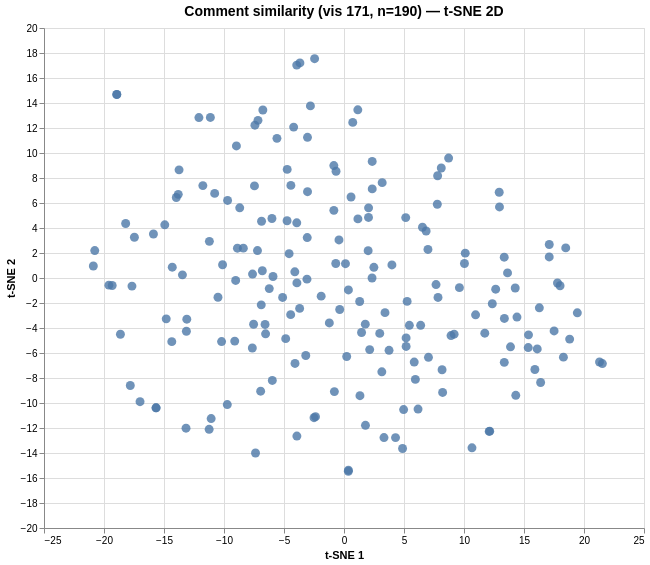

Vega-Lite specification for this chart:
### Vega specification from a JSON file in a GitHub repository (floating-point values rounded to 4 significant figures; data arrays with more than 128 entries replaced by an {"elided": "..."} marker saying what was removed)
{"$schema": "https://vega.github.io/schema/vega/v6.json", "data": [{"name": "param_1e9efca18e7a2868_store"}, {"name": "source_0", "values": {"elided": "190 records"}}, {"name": "source_0_x_domain_dim_1", "values": [{"min": -20.89, "max": 21.53}]}, {"name": "source_0_y_domain_dim_2", "values": [{"min": -15.47, "max": 17.54}]}], "signals": [{"name": "unit", "value": {}, "on": [{"events": "pointermove", "update": "isTuple(group()) ? group() : unit"}]}, {"name": "param_1e9efca18e7a2868", "update": "vlSelectionResolve(\"param_1e9efca18e7a2868_store\", \"union\")"}, {"name": "param_1e9efca18e7a2868_dim_1", "on": [{"events": [{"source": "view", "type": "dblclick"}], "update": "null"}, {"events": {"signal": "param_1e9efca18e7a2868_translate_delta"}, "update": "panLinear(param_1e9efca18e7a2868_translate_anchor.extent_x, -param_1e9efca18e7a2868_translate_delta.x / width)"}, {"events": {"signal": "param_1e9efca18e7a2868_zoom_delta"}, "update": "zoomLinear(domain(\"x\"), param_1e9efca18e7a2868_zoom_anchor.x, param_1e9efca18e7a2868_zoom_delta)"}]}, {"name": "param_1e9efca18e7a2868_dim_2", "on": [{"events": [{"source": "view", "type": "dblclick"}], "update": "null"}, {"events": {"signal": "param_1e9efca18e7a2868_translate_delta"}, "update": "panLinear(param_1e9efca18e7a2868_translate_anchor.extent_y, param_1e9efca18e7a2868_translate_delta.y / height)"}, {"events": {"signal": "param_1e9efca18e7a2868_zoom_delta"}, "update": "zoomLinear(domain(\"y\"), param_1e9efca18e7a2868_zoom_anchor.y, param_1e9efca18e7a2868_zoom_delta)"}]}, {"name": "param_1e9efca18e7a2868_tuple", "on": [{"events": [{"signal": "param_1e9efca18e7a2868_dim_1 || param_1e9efca18e7a2868_dim_2"}], "update": "param_1e9efca18e7a2868_dim_1 && param_1e9efca18e7a2868_dim_2 ? {unit: \"\", fields: param_1e9efca18e7a2868_tuple_fields, values: [param_1e9efca18e7a2868_dim_1,param_1e9efca18e7a2868_dim_2]} : null"}]}, {"name": "param_1e9efca18e7a2868_tuple_fields", "value": [{"field": "dim_1", "channel": "x", "type": "R"}, {"field": "dim_2", "channel": "y", "type": "R"}]}, {"name": "param_1e9efca18e7a2868_translate_anchor", "value": {}, "on": [{"events": [{"source": "scope", "type": "pointerdown"}], "update": "{x: x(unit), y: y(unit), extent_x: domain(\"x\"), extent_y: domain(\"y\")}"}]}, {"name": "param_1e9efca18e7a2868_translate_delta", "value": {}, "on": [{"events": [{"source": "window", "between": [{"source": "scope", "type": "pointerdown"}, {"source": "window", "type": "pointerup"}], "consume": true, "type": "pointermove"}], "update": "{x: param_1e9efca18e7a2868_translate_anchor.x - x(unit), y: param_1e9efca18e7a2868_translate_anchor.y - y(unit)}"}]}, {"name": "param_1e9efca18e7a2868_zoom_anchor", "on": [{"events": [{"source": "scope", "type": "wheel", "consume": true}], "update": "{x: invert(\"x\", x(unit)), y: invert(\"y\", y(unit))}"}]}, {"name": "param_1e9efca18e7a2868_zoom_delta", "on": [{"events": [{"source": "scope", "consume": true, "type": "wheel"}], "update": "pow(1.001, event.deltaY * pow(16, event.deltaMode))", "force": true}]}, {"name": "param_1e9efca18e7a2868_modify", "on": [{"events": {"signal": "param_1e9efca18e7a2868_tuple"}, "update": "modify(\"param_1e9efca18e7a2868_store\", param_1e9efca18e7a2868_tuple, true)"}]}], "marks": [{"type": "symbol", "name": "marks", "from": {"data": "source_0"}, "encode": {"update": {"x": {"field": "dim_1", "scale": "x"}, "size": {"value": 80}, "shape": {"value": "circle"}, "fill": {"value": "#4c78a8"}, "opacity": {"value": 0.8}, "y": {"field": "dim_2", "scale": "y"}, "tooltip": {"signal": "{\"Comment #\": format(datum[\"index\"], \"\"), \"Comment\": isValid(datum[\"comment\"]) ? datum[\"comment\"] : \"\"+datum[\"comment\"]}"}}}, "clip": true, "style": ["circle"], "interactive": true}], "scales": [{"name": "x", "type": "linear", "domain": [{"signal": "(data(\"source_0_x_domain_dim_1\")[0] || {}).min"}, {"signal": "(data(\"source_0_x_domain_dim_1\")[0] || {}).max"}], "range": [0, {"signal": "width"}], "domainRaw": {"signal": "param_1e9efca18e7a2868[\"dim_1\"]"}, "nice": true, "zero": true}, {"name": "y", "type": "linear", "domain": [{"signal": "(data(\"source_0_y_domain_dim_2\")[0] || {}).min"}, {"signal": "(data(\"source_0_y_domain_dim_2\")[0] || {}).max"}], "range": [{"signal": "height"}, 0], "nice": true, "domainRaw": {"signal": "param_1e9efca18e7a2868[\"dim_2\"]"}, "zero": true}], "axes": [{"scale": "x", "domain": false, "grid": true, "orient": "bottom", "gridScale": "y", "tickCount": {"signal": "ceil(width/40)"}, "maxExtent": 0, "minExtent": 0, "ticks": false, "aria": false, "labels": false, "zindex": 0}, {"scale": "y", "labels": false, "grid": true, "gridScale": "x", "aria": false, "minExtent": 0, "ticks": false, "orient": "left", "zindex": 0, "domain": false, "tickCount": {"signal": "ceil(height/40)"}, "maxExtent": 0}, {"scale": "x", "tickCount": {"signal": "ceil(width/40)"}, "title": "t-SNE 1", "zindex": 0, "orient": "bottom", "labelFlush": true, "grid": false, "labelOverlap": true}, {"scale": "y", "grid": false, "title": "t-SNE 2", "labelOverlap": true, "orient": "left", "tickCount": {"signal": "ceil(height/40)"}, "zindex": 0}], "title": {"text": "Comment similarity (vis 171, n=190) — t-SNE 2D", "frame": "group", "fontSize": 14}, "style": "cell", "background": "white", "padding": 5, "height": 500, "width": 600}
